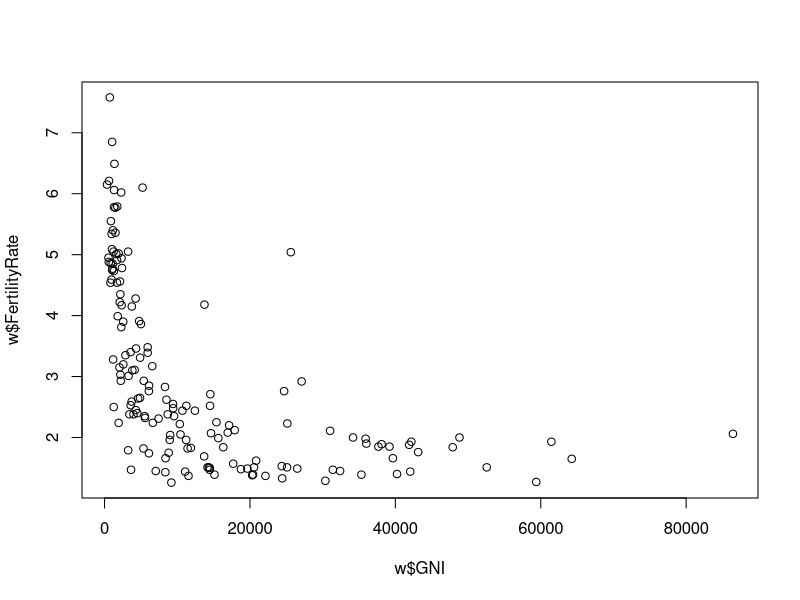
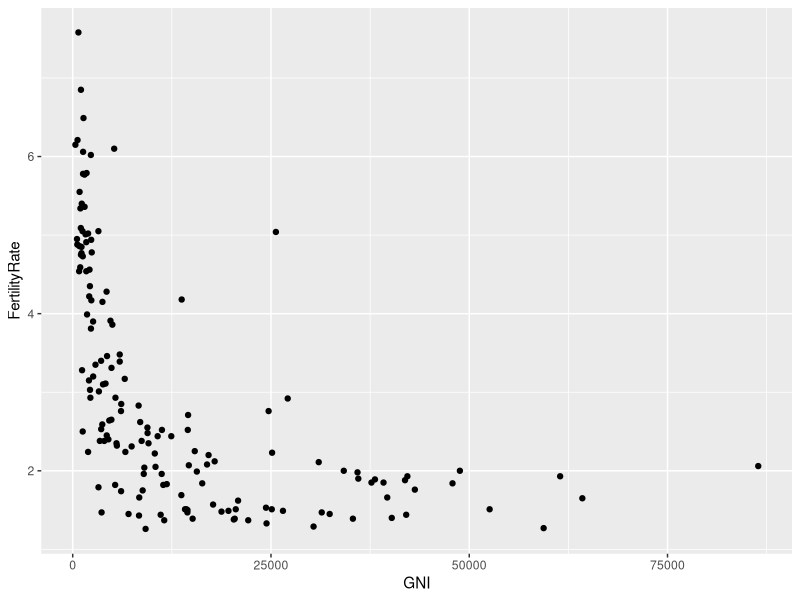
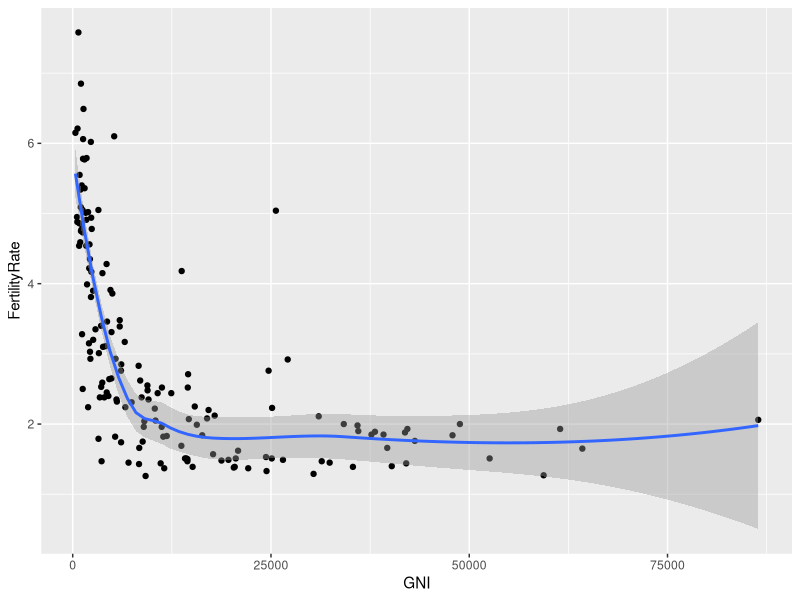
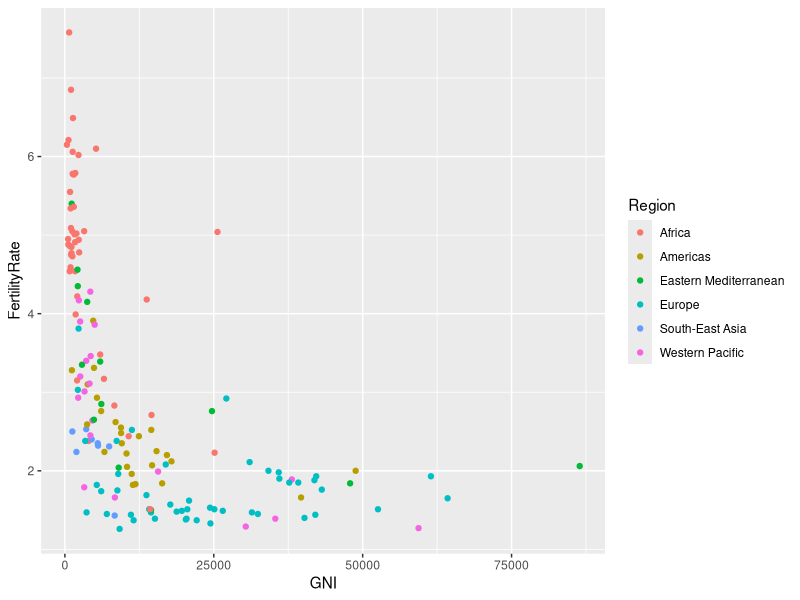

These charts were generated, in order, by the following R code:
## ---- chunk 1
w <- read.csv("WHO.csv")
str(w)
which(w$Country=="Singapore")
w[155,]
summary(w$Over60)
summary(w$Under15)
## ---- chunk 2
plot(w$GNI,w$FertilityRate)
## ---- chunk 3
install.packages("ggplot2")
library(ggplot2)
?ggplot
ggplot(w,aes(x=GNI,y=FertilityRate))+geom_point()
ggplot(w,aes(x=GNI,y=FertilityRate))+geom_point()+geom_smooth()
ggplot(w,aes(x=GNI,y=FertilityRate,color=Region))+geom_point()
